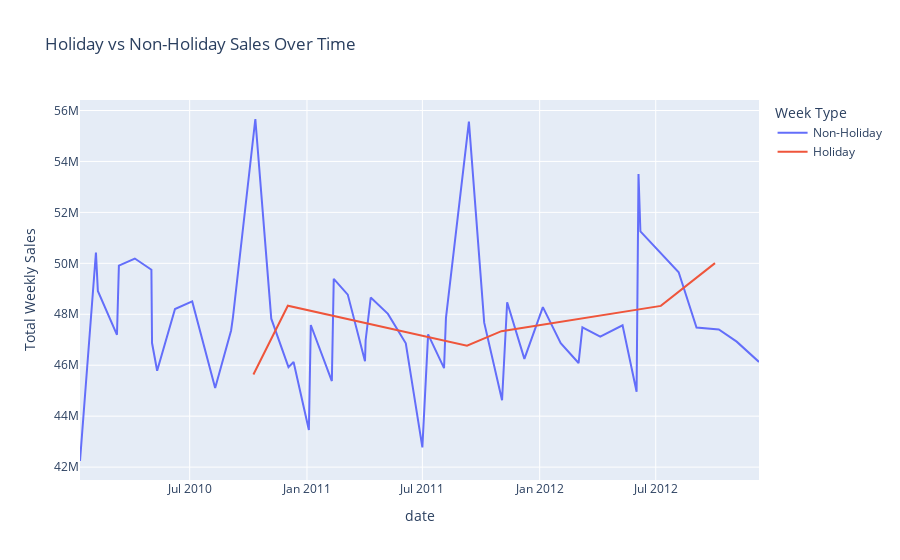

Notebook code cell kept with this figure:
### Code cell
# Holiday Vs Non Holiday Sales

df['holiday_label'] = df['holiday_flag'].map({1: 'Holiday', 0: 'Non-Holiday'})

grouped = df.groupby(['date', 'holiday_label'])['weekly_sales'].sum().reset_index()

fig = px.line(
    grouped, 
    x='date', 
    y='weekly_sales', 
    color='holiday_label',
    title='Holiday vs Non-Holiday Sales Over Time',
    labels={'weekly_sales': 'Total Weekly Sales', 'holiday_label': 'Week Type'}
)
fig.show()

### Figure 1 — Plotly figure (JSON) as saved in the notebook; plotly's stock layout.template omitted (floating-point values rounded to 4 significant figures)
{"data": [{"hovertemplate": "Week Type=Non-Holiday<br>date=%{x}<br>Total Weekly Sales=%{y}<extra></extra>", "legendgroup": "Non-Holiday", "line": {"color": "#636efa", "dash": "solid"}, "marker": {"symbol": "circle"}, "mode": "lines", "name": "Non-Holiday", "orientation": "v", "showlegend": true, "type": "scatter", "x": ["2010-01-10T00:00:00", "2010-02-04T00:00:00", "2010-02-07T00:00:00", "2010-03-09T00:00:00", "2010-03-12T00:00:00", "2010-04-06T00:00:00", "2010-05-02T00:00:00", "2010-05-03T00:00:00", "2010-05-11T00:00:00", "2010-06-08T00:00:00", "2010-07-05T00:00:00", "2010-08-10T00:00:00", "2010-09-04T00:00:00", "2010-09-07T00:00:00", "2010-10-12T00:00:00", "2010-11-06T00:00:00", "2010-12-03T00:00:00", "2010-12-11T00:00:00", "2011-01-04T00:00:00", "2011-01-07T00:00:00", "2011-02-09T00:00:00", "2011-02-12T00:00:00", "2011-03-06T00:00:00", "2011-04-02T00:00:00", "2011-04-03T00:00:00", "2011-04-11T00:00:00", "2011-05-08T00:00:00", "2011-06-05T00:00:00", "2011-07-01T00:00:00", "2011-07-10T00:00:00", "2011-08-04T00:00:00", "2011-08-07T00:00:00", "2011-09-12T00:00:00", "2011-10-06T00:00:00", "2011-11-03T00:00:00", "2011-11-11T00:00:00", "2011-12-08T00:00:00", "2012-01-06T00:00:00", "2012-02-03T00:00:00", "2012-03-02T00:00:00", "2012-03-08T00:00:00", "2012-04-05T00:00:00", "2012-05-10T00:00:00", "2012-06-01T00:00:00", "2012-06-04T00:00:00", "2012-06-07T00:00:00", "2012-08-06T00:00:00", "2012-09-03T00:00:00", "2012-10-08T00:00:00", "2012-11-05T00:00:00", "2012-12-10T00:00:00"], "xaxis": "x", "y": [42240000.0, 50420000.0, 48920000.0, 47190000.0, 49910000.0, 50190000.0, 49750000.0, 46870000.0, 45780000.0, 48200000.0, 48500000.0, 45100000.0, 47370000.0, 47900000.0, 55670000.0, 47830000.0, 45930000.0, 46120000.0, 43460000.0, 47580000.0, 45380000.0, 49390000.0, 48770000.0, 46150000.0, 46980000.0, 48660000.0, 48020000.0, 46860000.0, 42780000.0, 47210000.0, 45890000.0, 47860000.0, 55560000.0, 47670000.0, 44630000.0, 48470000.0, 46250000.0, 48280000.0, 46860000.0, 46090000.0, 47490000.0, 47120000.0, 47570000.0, 44960000.0, 53500000.0, 51250000.0, 49650000.0, 47480000.0, 47400000.0, 46930000.0, 46130000.0], "yaxis": "y"}, {"hovertemplate": "Week Type=Holiday<br>date=%{x}<br>Total Weekly Sales=%{y}<extra></extra>", "legendgroup": "Holiday", "line": {"color": "#EF553B", "dash": "solid"}, "marker": {"symbol": "circle"}, "mode": "lines", "name": "Holiday", "orientation": "v", "showlegend": true, "type": "scatter", "x": ["2010-10-09T00:00:00", "2010-12-02T00:00:00", "2011-09-09T00:00:00", "2011-11-02T00:00:00", "2012-07-09T00:00:00", "2012-10-02T00:00:00"], "xaxis": "x", "y": [45630000.0, 48340000.0, 46760000.0, 47340000.0, 48330000.0, 50010000.0], "yaxis": "y"}], "layout": {"legend": {"title": {"text": "Week Type"}, "tracegroupgap": 0}, "title": {"text": "Holiday vs Non-Holiday Sales Over Time"}, "xaxis": {"anchor": "y", "domain": [0, 1], "title": {"text": "date"}}, "yaxis": {"anchor": "x", "domain": [0, 1], "title": {"text": "Total Weekly Sales"}}}}
